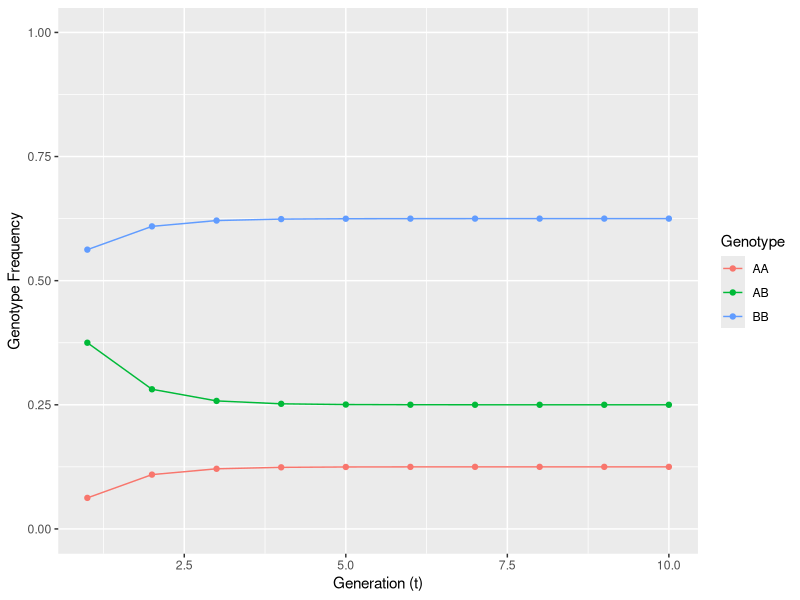
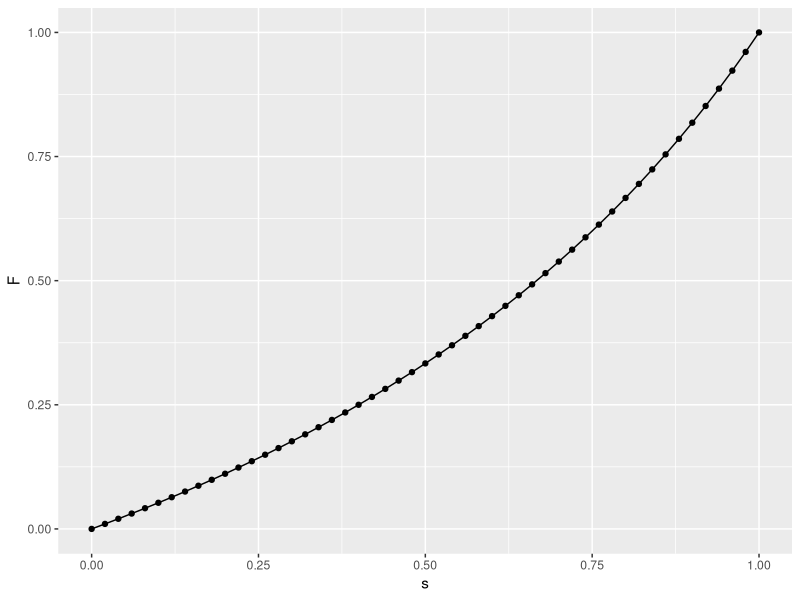

R code for these plots, in order:
## ---- chunk 1
p <- fAA <- fAB <- fBB <- rep(NA,10)
p[1] <- 0.25
fAA[1] <- p[1]^2
fAB[1] <- 2*p[1]*(1-p[1])
fBB[1] <- (1-p[1])^2
## ---- chunk 2
cbind(p,fAA,fAB,fBB)
## ---- chunk 3
s <- 0.5
for(i in 2:10){
  fAA[i] <- s*(fAA[i-1] + fAB[i-1]/4) + (1-s)*p[i-1]^2
  fAB[i] <- s*fAB[i-1]/2 + (1-s)*2*p[i-1]*(1-p[i-1])
  fBB[i] <- s*(fBB[i-1] + fAB[i-1]/4) + (1-s)*(1-p[i-1])^2
  p[i] <- fAA[i] + fAB[i]/2
}
## ---- chunk 4
#| echo: false
#| fig-cap: "Figure 4.3 Expectation for genotype frequencies for a 2-allele locus where $p=0.25$ and the selfing rate $s=0.5$."
library(ggplot2)
df <- data.frame( F=c(fAA,fAB,fBB), T=rep( 1:10, times=3), Genotype=rep(c("AA","AB","BB"), each=length(fAA)))
ggplot(df,aes(x=T,y=F,color=Genotype)) + geom_line() + geom_point() + xlab("Generation (t)") + ylab("Genotype Frequency") + ylim(0,1)
## ---- chunk 5
#| echo: false
knitr::include_app("http://popgen.bio.vcu.edu/shiny/apg/mixed_mating/", height="750")
## ---- chunk 6
fAA + fAB + fBB
## ---- chunk 7
equilbrium.Q <- function(p,s){
  q <- 1-p
  return(((1 - s) * 4 * p * q)/(2 - s))
}
## ---- chunk 8
equilbrium.Q(0.5,1)
equilbrium.Q(0.5,0)
equilbrium.Q(0.25,0.25)
## ---- chunk 9
#| echo: false
knitr::include_app("http://popgen.bio.vcu.edu/shiny/apg/selfing_F/", height="850")
## ---- chunk 10
#| echo: false
#| fig-cap: "Expected equilibrium for inbreeding parameter, F, across potential values for the selfing rate, s."
df <- data.frame( s=seq(0,1,by=0.02))
df$F <- df$s/(2-df$s)
ggplot( df, aes(x=s,y=F) ) + geom_line() + geom_point()
